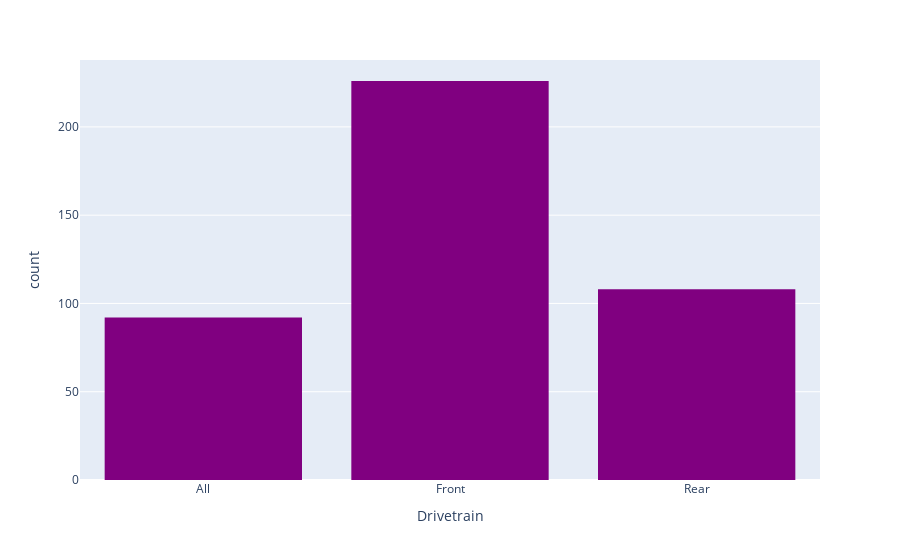

Write notebook code for a chart like this one.
### Code cell
fig = px.histogram(cardata2, x= 'DriveTrain',
                    labels = {'DriveTrain': 'Drivetrain'},
                    color_discrete_sequence= ['purple'])
fig.show()

### Figure 1 — Plotly figure (JSON) as saved in the notebook; plotly's stock layout.template omitted (floating-point values rounded to 4 significant figures; data arrays with more than 128 entries replaced by an {"elided": "..."} marker saying what was removed)
{"data": [{"alignmentgroup": "True", "bingroup": "x", "hovertemplate": "Drivetrain=%{x}<br>count=%{y}<extra></extra>", "legendgroup": "", "marker": {"color": "purple", "pattern": {"shape": ""}}, "name": "", "offsetgroup": "", "orientation": "v", "showlegend": false, "type": "histogram", "x": {"elided": "426 str values"}, "xaxis": "x", "yaxis": "y"}], "layout": {"barmode": "relative", "legend": {"tracegroupgap": 0}, "margin": {"t": 60}, "xaxis": {"anchor": "y", "domain": [0, 1], "title": {"text": "Drivetrain"}}, "yaxis": {"anchor": "x", "domain": [0, 1], "title": {"text": "count"}}}}
